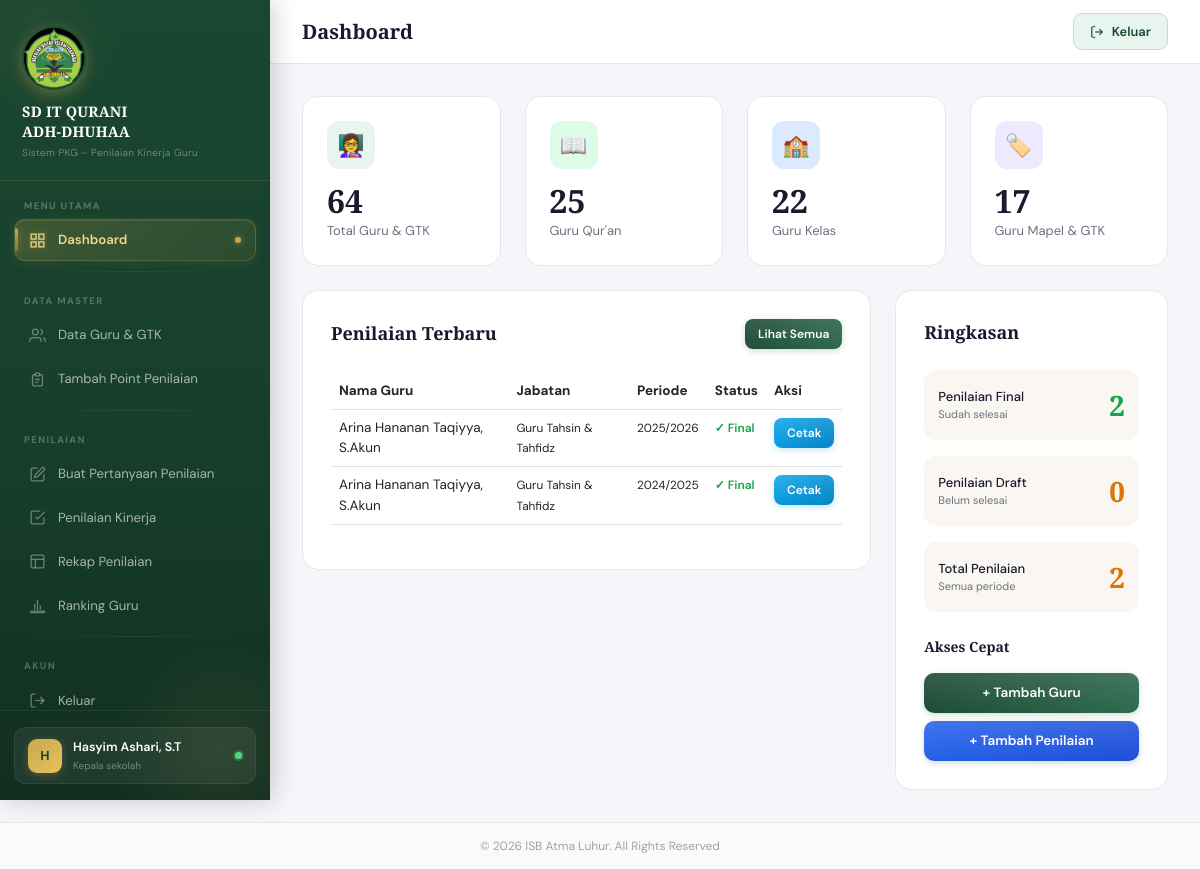
The app's page /dashboard.php (signed in) with its own data.
### tables this page shows
CREATE TABLE `penilaian` (
  `id_penilaian` int NOT NULL,
  `id_guru` int NOT NULL,
  `id_komponen` int DEFAULT NULL COMMENT 'FK ke komponen.id_komponen (custom penilaian yang digunakan)',
  `periode` varchar(100) NOT NULL,
  `tanggal_penilaian` date NOT NULL,
  `penilai` varchar(100) DEFAULT NULL,
  `jabatan_penilai` varchar(100) DEFAULT NULL,
  `catatan` text,
  `created_at` timestamp NULL DEFAULT CURRENT_TIMESTAMP,
  `updated_at` timestamp NULL DEFAULT CURRENT_TIMESTAMP ON UPDATE CURRENT_TIMESTAMP
);

CREATE TABLE `guru` (
  `id_guru` int NOT NULL,
  `nama` varchar(100) NOT NULL,
  `nrg` varchar(50) DEFAULT NULL,
  `tmt_guru` date DEFAULT NULL,
  `jabatan` varchar(100) DEFAULT NULL,
  `status_kepegawaian` varchar(100) DEFAULT NULL,
  `tipe` varchar(20) NOT NULL DEFAULT 'guru_kelas' COMMENT 'FK ke tipe_guru.kode',
  `created_at` timestamp NULL DEFAULT CURRENT_TIMESTAMP,
  `updated_at` timestamp NULL DEFAULT CURRENT_TIMESTAMP ON UPDATE CURRENT_TIMESTAMP
);

### dashboard.php (the view, shortened to what this page needs)
<?php
require_once 'includes/header.php';
$totalGuru = $pdo->query("SELECT COUNT(*) FROM guru")->fetchColumn();
$totalQuran = $pdo->query("SELECT COUNT(*) FROM guru WHERE tipe='guru_quran'")->fetchColumn();
$totalKelas = $pdo->query("SELECT COUNT(*) FROM guru WHERE tipe='guru_kelas'")->fetchColumn();
$totalPenilaian = $pdo->query("SELECT COUNT(*) FROM penilaian")->fetchColumn();
$penilaianFinal = $pdo->query("SELECT COUNT(*) FROM penilaian")->fetchColumn();
$recentPenilaian = $pdo->query("
    SELECT p.*, g.nama, g.jabatan, g.tipe
    FROM penilaian p JOIN guru g ON p.id_guru = g.id_guru
    ORDER BY p.created_at DESC LIMIT 5
")->fetchAll();
?>
<div class="row g-4 mb-4">
    <div class="col-md-3 col-sm-6">
        <div class="stat-card">
            <div class="stat-icon" style="background:#e8f5ee;">👩‍🏫</div>
            <div class="stat-number"><?= $totalGuru ?></div>
            <div class="stat-label">Total Guru & GTK</div>
        </div>
    </div>
    <div class="col-md-3 col-sm-6">
        <div class="stat-card">
            <div class="stat-icon" style="background:#dcfce7;">📖</div>
            <div class="stat-number"><?= $totalQuran ?></div>
            <div class="stat-label">Guru Qur'an</div>
        </div>
    </div>
    <div class="col-md-3 col-sm-6">
        <div class="stat-card">
            <div class="stat-icon" style="background:#dbeafe;">🏫</div>
            <div class="stat-number"><?= $totalKelas ?></div>
            <div class="stat-label">Guru Kelas</div>
        </div>
    </div>
    <div class="col-md-3 col-sm-6">
        <div class="stat-card">
            <div class="stat-icon" style="background:#ede9fe;">🏷️</div>
            <div class="stat-number"><?= $totalGuru - $totalQuran - $totalKelas ?></div>
            <div class="stat-label">Guru Mapel & GTK</div>
        </div>
    </div>
</div>
<div class="row g-4">
    <div class="col-lg-8">
        <div class="data-table-card">
            <div class="card-header-custom">
                <div class="card-title-custom">Penilaian Terbaru</div>
                <a href="penilaian.php" class="btn-primary-custom btn-sm-custom">Lihat Semua</a>
            </div>
            <table class="table table-hover" style="font-size:13.5px;">
                <thead style="background:#f8fafc;">
                    <tr>
                        <th>Nama Guru</th>
                        <th>Jabatan</th>
                        <th>Periode</th>
                        <th>Status</th>
                        <th>Aksi</th>
                    </tr>
                </thead>
                <tbody>
                    <?php if ($recentPenilaian): foreach ($recentPenilaian as $p): ?>
                            <tr>
                                <td><?= htmlspecialchars($p['nama']) ?></td>
                                <td><small><?= htmlspecialchars($p['jabatan']) ?></small></td>
                                <td><small><?= htmlspecialchars($p['periode']) ?></small></td>
                                <td>
                                    <span style="font-size:12px;color:#16a34a;font-weight:600;">✓ Final</span>
                                </td>
                                <td>
                                    <a href="cetak.php?id=<?= $p['id_penilaian'] ?>&from=dashboard" class="btn-primary-custom btn-sm-custom btn-view" style="padding:5px 10px;font-size:11px;">Cetak</a>
                                </td>
                            </tr>
                        <?php endforeach;
                    else: ?>
                        <tr>
                            <td colspan="5" class="text-center text-muted py-4">Belum ada data penilaian</td>
                        </tr>
                    <?php endif; ?>
                </tbody>
            </table>
        </div>
    </div>
    <div class="col-lg-4">
        <div class="data-table-card">
            <div class="card-title-custom mb-4">Ringkasan</div>
            <div style="display:flex;flex-direction:column;gap:16px;">
                <div style="display:flex;justify-content:space-between;align-items:center;padding:14px;background:var(--krem);border-radius:12px;">
                    <div>
                        <div style="font-size:13px;font-weight:500;">Penilaian Final</div>
                        <div style="font-size:11px;color:var(--abu);">Sudah selesai</div>
                    </div>
                    <div style="font-family:'Playfair Display',serif;font-size:28px;font-weight:700;color:#16a34a;"><?= $penilaianFinal ?></div>
                </div>
                <div style="display:flex;justify-content:space-between;align-items:center;padding:14px;background:var(--krem);border-radius:12px;">
                    <div>
                        <div style="font-size:13px;font-weight:500;">Penilaian Draft</div>
                        <div style="font-size:11px;color:var(--abu);">Belum selesai</div>
                    </div>
                    <div style="font-family:'Playfair Display',serif;font-size:28px;font-weight:700;color:#d97706;"><?= $totalPenilaian - $penilaianFinal ?></div>
                </div>
                <div style="display:flex;justify-content:space-between;align-items:center;padding:14px;background:var(--krem);border-radius:12px;">
                    <div>
                        <div style="font-size:13px;font-weight:500;">Total Penilaian</div>
                        <div style="font-size:11px;color:var(--abu);">Semua periode</div>
                    </div>
                    <div style="font-family:'Playfair Display',serif;font-size:28px;font-weight:700;color:#d97706;"><?= $totalPenilaian ?></div>
                </div>
            </div>
            <div style="margin-top:24px;">
                <div class="card-title-custom mb-3" style="font-size:14px;">Akses Cepat</div>
                <div style="display:flex;flex-direction:column;gap:8px;">
                    <a href="guru.php?action=add" class="btn-primary-custom" style="justify-content:center;">+ Tambah Guru</a>
                    <a href="penilaian.php?action=add" class="btn-primary-custom" style="justify-content:center;background:linear-gradient(135deg,#2563eb,#1d4ed8);">+ Tambah Penilaian</a>
                </div>
            </div>
        </div>
    </div>
</div>
<?php require_once 'includes/footer.php'; ?>

### includes/header.php (style rules this page uses)
:root { --hijau: #1a4731; --hijau-muda: #2d6a4f; --hijau-pale: #e8f5ee; --emas: #c9a84c; --emas-muda: #f0d98a; --krem: #faf7f2; --sidebar-w: 270px; --teks: #1a1a2e; --abu: #6b7280; --border: #e5e7eb; }
* { margin: 0; padding: 0; box-sizing: border-box; }
body { font-family: 'DM Sans', sans-serif; background: #f4f6f9; color: var(--teks); }
.stat-card { background: #fff; border-radius: 16px; padding: 24px; border: 1px solid var(--border); transition: all 0.3s; }
.stat-icon { width: 48px; height: 48px; border-radius: 12px; display: flex; align-items: center; justify-content: center; font-size: 22px; margin-bottom: 16px; }
.stat-number { font-family: 'Playfair Display', serif; font-size: 32px; font-weight: 700; color: var(--teks); line-height: 1; }
.stat-label { font-size: 13px; color: var(--abu); margin-top: 4px; }
.data-table-card { background: #fff; border-radius: 16px; padding: 28px; border: 1px solid var(--border); }
.card-header-custom { display: flex; align-items: center; justify-content: space-between; margin-bottom: 24px; }
.card-title-custom { font-family: 'Playfair Display', serif; font-size: 18px; font-weight: 600; color: var(--teks); }
.btn-primary-custom { display: inline-flex; align-items: center; gap: 8px; padding: 10px 20px; background: linear-gradient(135deg, var(--hijau), var(--hijau-muda)); color: #fff; border: none; border-radius: 10px; font-size: 13.5px; font-weight: 500; cursor: pointer; text-decoration: none; transition: all 0.2s; }
.btn-sm-custom { padding: 6px 14px; font-size: 12px; }
.btn-view { background: linear-gradient(135deg, var(--hijau-muda), var(--hijau)); }
.btn-primary-custom { display: inline-flex; align-items: center; gap: 7px; padding: 10px 20px; background: linear-gradient(135deg, var(--hijau) 0%, var(--hijau-muda) 100%); color: #fff !important; border: none; border-radius: 10px; font-size: 13.5px; font-weight: 600; cursor: pointer; text-decoration: none; transition: all .2s cubic-bezier(.4,0,.2,1); box-shadow: 0 2px 6px rgba(26,71,49,.2); position: relative; overflow: hidden; }
.btn-primary-custom::after { content:''; position:absolute; inset:0; background:linear-gradient(180deg,rgba(255,255,255,.12) 0%,transparent 100%); pointer-events:none; }
.btn-sm-custom { padding: 6px 13px !important; font-size: 12px !important; border-radius: 8px !important; gap: 5px !important; }
.btn-view { background: linear-gradient(135deg, #0ea5e9, #0284c7) !important; box-shadow: 0 2px 6px rgba(14,165,233,.25) !important; }

### records on screen
penilaian: id_guru.nama "Arina Hananan Taqiyya, S.Akun", id_guru.jabatan "Guru Tahsin & Tahfidz", periode "2025/2026"
penilaian: id_guru.nama "Arina Hananan Taqiyya, S.Akun", id_guru.jabatan "Guru Tahsin & Tahfidz", periode "2024/2025"

### other values on screen
substr($user['nama_lengkap'], 0, 1) "H"
$user['nama_lengkap'] "Hasyim Ashari, S.T"
str_replace('_', ' ', $user['role']) "Kepala sekolah"
$pageTitle "Dashboard"
$totalGuru "64"
$totalQuran "25"
$totalKelas "22"
$totalGuru - $totalQuran - $totalKelas "17"
$penilaianFinal "2"
$totalPenilaian - $penilaianFinal "0"
$totalPenilaian "2"
